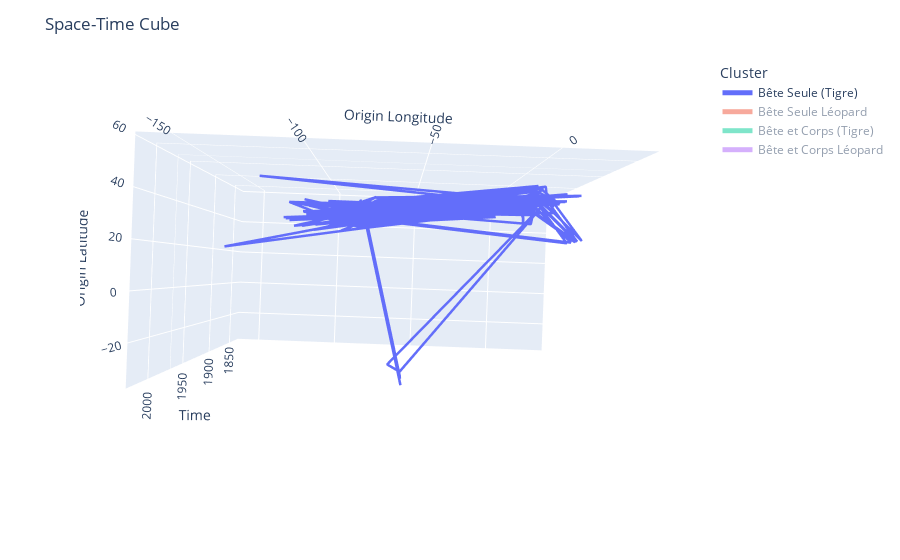

Here is the notebook cell this chart was saved with:
### Code cell
fig = px.line_3d(transformed_df, 
                 x='origin_longitude', 
                 y='origin_latitude', 
                 z='Date', 
                 color='Cluster', 
                 hover_name='City')
fig.update_traces(line=dict(width=5))
fig.update_layout(title='Space-Time Cube', 
                  scene=dict(
                      xaxis_title='Origin Longitude',
                      yaxis_title='Origin Latitude',
                      zaxis_title='Time'
                  ))
fig.show()
fig.write_html('3d_cube.html', auto_open=True)
fig.write_image("3d_cube.png", scale=7, width=2000)

### Figure 1 — Plotly figure (JSON) as saved in the notebook; plotly's stock layout.template omitted (floating-point values rounded to 4 significant figures; data arrays with more than 128 entries replaced by an {"elided": "..."} marker saying what was removed)
{"data": [{"hovertemplate": "<b>%{hovertext}</b><br><br>Cluster=Bête Seule (Tigre)<br>origin_longitude=%{x}<br>origin_latitude=%{y}<br>Date=%{z}<extra></extra>", "hovertext": {"elided": "801 str values"}, "legendgroup": "Bête Seule (Tigre)", "line": {"color": "#636efa", "dash": "solid", "width": 5}, "marker": {"symbol": "circle"}, "mode": "lines", "name": "Bête Seule (Tigre)", "scene": "scene", "showlegend": true, "type": "scatter3d", "x": {"elided": "801 float values"}, "y": {"elided": "801 float values"}, "z": {"elided": "801 str values"}}, {"hovertemplate": "<b>%{hovertext}</b><br><br>Cluster=Bête Seule Léopard<br>origin_longitude=%{x}<br>origin_latitude=%{y}<br>Date=%{z}<extra></extra>", "hovertext": {"elided": "493 str values"}, "legendgroup": "Bête Seule Léopard", "line": {"color": "#EF553B", "dash": "solid", "width": 5}, "marker": {"symbol": "circle"}, "mode": "lines", "name": "Bête Seule Léopard", "scene": "scene", "showlegend": true, "type": "scatter3d", "visible": "legendonly", "x": {"elided": "493 float values"}, "y": {"elided": "493 float values"}, "z": {"elided": "493 str values"}}, {"hovertemplate": "<b>%{hovertext}</b><br><br>Cluster=Bête et Corps (Tigre)<br>origin_longitude=%{x}<br>origin_latitude=%{y}<br>Date=%{z}<extra></extra>", "hovertext": {"elided": "559 str values"}, "legendgroup": "Bête et Corps (Tigre)", "line": {"color": "#00cc96", "dash": "solid", "width": 5}, "marker": {"symbol": "circle"}, "mode": "lines", "name": "Bête et Corps (Tigre)", "scene": "scene", "showlegend": true, "type": "scatter3d", "visible": "legendonly", "x": {"elided": "559 float values"}, "y": {"elided": "559 float values"}, "z": {"elided": "559 str values"}}, {"hovertemplate": "<b>%{hovertext}</b><br><br>Cluster=Bête et Corps Léopard<br>origin_longitude=%{x}<br>origin_latitude=%{y}<br>Date=%{z}<extra></extra>", "hovertext": {"elided": "275 str values"}, "legendgroup": "Bête et Corps Léopard", "line": {"color": "#ab63fa", "dash": "solid", "width": 5}, "marker": {"symbol": "circle"}, "mode": "lines", "name": "Bête et Corps Léopard", "scene": "scene", "showlegend": true, "type": "scatter3d", "visible": "legendonly", "x": {"elided": "275 float values"}, "y": {"elided": "275 float values"}, "z": {"elided": "275 str values"}}], "layout": {"autosize": true, "legend": {"title": {"text": "Cluster"}, "tracegroupgap": 0}, "margin": {"t": 60}, "scene": {"aspectmode": "auto", "aspectratio": {"x": 1.427, "y": 0.7006, "z": 1}, "camera": {"center": {"x": 0, "y": 0, "z": 0}, "eye": {"x": 4.372e-18, "y": -1.15e-16, "z": 1.88}, "projection": {"type": "perspective"}, "up": {"x": 0, "y": 0, "z": 1}}, "domain": {"x": [0, 1], "y": [0, 1]}, "xaxis": {"title": {"text": "Origin Longitude"}, "type": "linear"}, "yaxis": {"title": {"text": "Origin Latitude"}, "type": "linear"}, "zaxis": {"title": {"text": "Time"}, "type": "date"}}, "title": {"text": "Space-Time Cube"}}}
